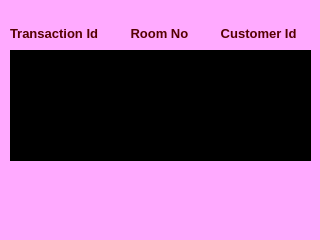
<?xml version="1.0" encoding="UTF-8"?>
<ui version="4.0">
 <class>transaction</class>
 <widget class="QDialog" name="transaction">
  <property name="windowModality">
   <enum>Qt::WindowModal</enum>
  </property>
  <property name="geometry">
   <rect>
    <x>0</x>
    <y>0</y>
    <width>320</width>
    <height>240</height>
   </rect>
  </property>
  <property name="windowTitle">
   <string>Booking Transaction</string>
  </property>
  <property name="styleSheet">
   <string notr="true">background-color: rgb(255, 170, 255);</string>
  </property>
  <widget class="QListWidget" name="lstWidget">
   <property name="geometry">
    <rect>
     <x>10</x>
     <y>50</y>
     <width>301</width>
     <height>111</height>
    </rect>
   </property>
   <property name="styleSheet">
    <string notr="true">background-color: rgb(0, 0, 0);</string>
   </property>
  </widget>
  <widget class="QLabel" name="label">
   <property name="geometry">
    <rect>
     <x>10</x>
     <y>23</y>
     <width>301</width>
     <height>20</height>
    </rect>
   </property>
   <property name="font">
    <font>
     <pointsize>10</pointsize>
     <bold>true</bold>
    </font>
   </property>
   <property name="styleSheet">
    <string notr="true">color: rgb(85, 0, 0);</string>
   </property>
   <property name="text">
    <string>Transaction Id         Room No         Customer Id         </string>
   </property>
  </widget>
 </widget>
 <resources/>
 <connections/>
</ui>
